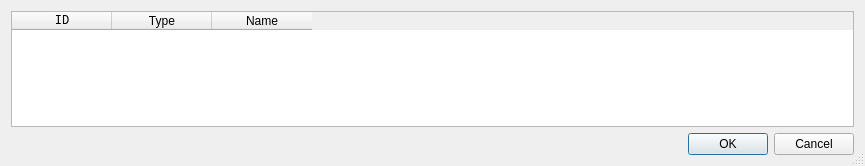
<?xml version="1.0" encoding="UTF-8"?>
<ui version="4.0">
 <class>device_selection_dialog</class>
 <widget class="QDialog" name="device_selection_dialog">
  <property name="windowModality">
   <enum>Qt::WindowModal</enum>
  </property>
  <property name="geometry">
   <rect>
    <x>0</x>
    <y>0</y>
    <width>865</width>
    <height>166</height>
   </rect>
  </property>
  <property name="windowTitle">
   <string>Select Joypad Input</string>
  </property>
  <property name="sizeGripEnabled">
   <bool>true</bool>
  </property>
  <property name="modal">
   <bool>true</bool>
  </property>
  <layout class="QVBoxLayout" name="verticalLayout">
   <item>
    <widget class="QTableWidget" name="tableWidget">
     <property name="editTriggers">
      <set>QAbstractItemView::NoEditTriggers</set>
     </property>
     <property name="selectionMode">
      <enum>QAbstractItemView::SingleSelection</enum>
     </property>
     <property name="selectionBehavior">
      <enum>QAbstractItemView::SelectRows</enum>
     </property>
     <column>
      <property name="text">
       <string>ID</string>
      </property>
      <property name="font">
       <font>
        <family>Monospace</family>
       </font>
      </property>
     </column>
     <column>
      <property name="text">
       <string>Type</string>
      </property>
     </column>
     <column>
      <property name="text">
       <string>Name</string>
      </property>
     </column>
    </widget>
   </item>
   <item>
    <widget class="QDialogButtonBox" name="buttonBox">
     <property name="orientation">
      <enum>Qt::Horizontal</enum>
     </property>
     <property name="standardButtons">
      <set>QDialogButtonBox::Cancel|QDialogButtonBox::Ok</set>
     </property>
    </widget>
   </item>
  </layout>
 </widget>
 <resources/>
 <connections>
  <connection>
   <sender>buttonBox</sender>
   <signal>accepted()</signal>
   <receiver>device_selection_dialog</receiver>
   <slot>accept()</slot>
   <hints>
    <hint type="sourcelabel">
     <x>248</x>
     <y>254</y>
    </hint>
    <hint type="destinationlabel">
     <x>157</x>
     <y>274</y>
    </hint>
   </hints>
  </connection>
  <connection>
   <sender>buttonBox</sender>
   <signal>rejected()</signal>
   <receiver>device_selection_dialog</receiver>
   <slot>reject()</slot>
   <hints>
    <hint type="sourcelabel">
     <x>316</x>
     <y>260</y>
    </hint>
    <hint type="destinationlabel">
     <x>286</x>
     <y>274</y>
    </hint>
   </hints>
  </connection>
 </connections>
</ui>
